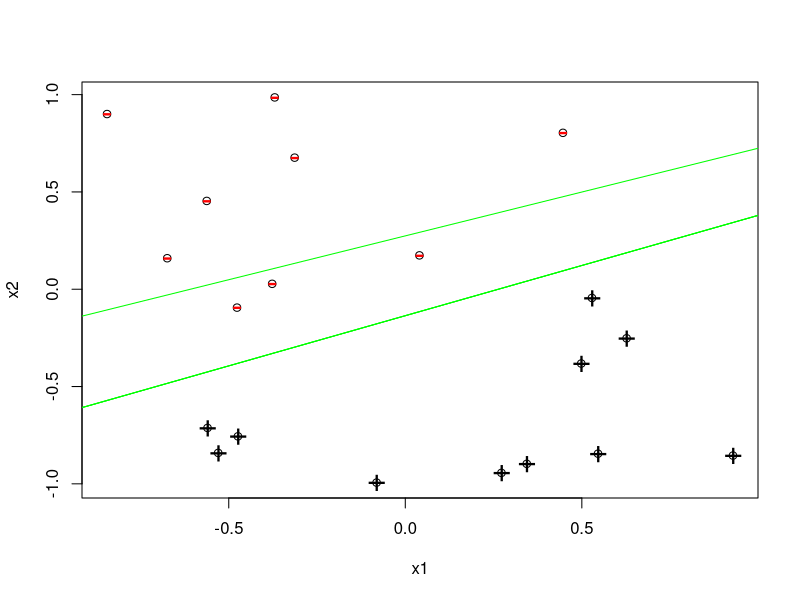

This chart was generated by the following R code:


# Länk:
# http://www.cs.ukzn.ac.za/~hughm/dm/content/slides07.pdf



set.seed(201606)
N <- 20
x1 <- runif(N,-1,1)
x2 <- runif(N,-1,1)
x <- cbind(x1,x2)
Y <- ifelse(x2>x1,-1,1)

plot(x)
points(subset(x,Y==1),col="black",pch="+",cex=2)
points(subset(x,Y==-1),col="red",pch="-",cex=2)

distance.from.plane = function(z,w,b) {
  sum(z*w) + b # If False = 0, first iteration returns b (0), andra bara -1 b är -15
  }
classify.linear = function(x,w,b) {  # x, FALSE FALSE, 0
  distances = apply(x, 1, distance.from.plane, w, b)
  return(ifelse(distances < 0, -1, +1)) #first only 1111
  }

euclidean.norm = function(x) {sqrt(sum(x * x))} # multiply row-vector, the distance of the vector
perceptron = function(x, y, learning.rate=1) {
  w = vector(length = ncol(x)) # initialize w, with length = ncol, FALSE FALSE
  b = 0 # Initialize b
  k = 0 # count updates
  R = max(apply(x, 1, euclidean.norm)) # 1 refers to the rows, finds max distance 
  made.mistake = TRUE # to enter the while loop
  while (made.mistake) {
    made.mistake=FALSE # hopefully
    yc <- classify.linear(x,w,b) # predicts, first round 111111 50%
    for (i in 1:nrow(x)) {
      if (y[i] != yc[i]) { 
        w <- w + learning.rate * y[i]*x[i,] #w ökar för varje fel prediction
        b <- b + learning.rate * y[i]*R^2 # b ökar för varje fel, minskar r 2
        k <- k+1
        made.mistake=TRUE
        }
    } 
    intercept <- - b / w[[2]]
    slope <-  - w[[1]] /w[[2]]
    abline(intercept,slope,col="green")
    }
  s = euclidean.norm(w)
  return(list(w=w/s,b=b/s,updates=k))
  }

p <- perceptron(x, Y)
intercept <- - p$b / p$w[[2]]

slope <-  - p$w[[1]] /p$w[[2]]
abline(intercept,slope,col="green")
